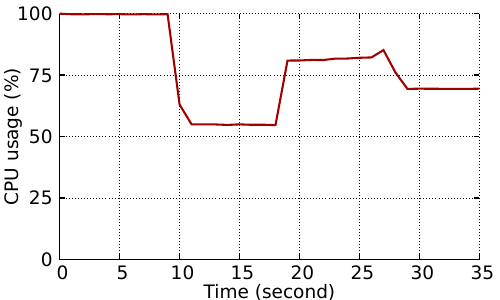

The script that saved this image:
set terminal pdfcairo
set output 'fig_core_time.pdf'
set style line 1 \
	linecolor rgb '#a00000' \
	linetype 1 linewidth 2
set style line 2 \
	linecolor rgb '#00a000' \
	linetype 2 linewidth 2
set style line 3 \
	linecolor rgb '#0000a0' \
	linetype 3 linewidth 2
set style line 4 \
	linecolor rgb '#a0a000' \
	linetype 4 linewidth 2
set style line 5 \
	linecolor rgb '#a000a0' \
	linetype 5 linewidth 2
set style line 6 \
	linecolor rgb '#00a0a0' \
	linetype 6 linewidth 2
# set xr [0:]
set yr [0:]
set style line 501 lt 1 lc rgb "#000000" lw 2
set border 3 ls 501
set xtics font ', 20'
set ytics 0,25,125 font ', 20'
set xlabel 'Time (second)' font 'Times-Roman,20'
set ylabel 'CPU usage (%)' font 'Times-Roman,20'
# set key bottom right font 'Times-Roman,20'
set key off
set grid xtics ytics mxtics mytics
set mxtics 1
set mytics 1
plot 'fig_core_time.txt' using ($1/1.):($2/1.)  with lines linestyle 1 lw 3